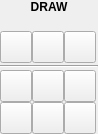
<?xml version="1.0" encoding="UTF-8"?>
<ui version="4.0">
 <class>DrawToolsWidget</class>
 <widget class="QWidget" name="DrawToolsWidget">
  <property name="geometry">
   <rect>
    <x>0</x>
    <y>0</y>
    <width>98</width>
    <height>134</height>
   </rect>
  </property>
  <property name="sizePolicy">
   <sizepolicy hsizetype="Fixed" vsizetype="Fixed">
    <horstretch>0</horstretch>
    <verstretch>0</verstretch>
   </sizepolicy>
  </property>
  <property name="windowTitle">
   <string>Form</string>
  </property>
  <layout class="QVBoxLayout" name="verticalLayout">
   <property name="spacing">
    <number>2</number>
   </property>
   <property name="leftMargin">
    <number>0</number>
   </property>
   <property name="topMargin">
    <number>0</number>
   </property>
   <property name="rightMargin">
    <number>0</number>
   </property>
   <property name="bottomMargin">
    <number>0</number>
   </property>
   <item>
    <widget class="QFrame" name="atom_frame">
     <layout class="QVBoxLayout" name="verticalLayout_2">
      <property name="spacing">
       <number>2</number>
      </property>
      <property name="leftMargin">
       <number>0</number>
      </property>
      <property name="topMargin">
       <number>0</number>
      </property>
      <property name="rightMargin">
       <number>0</number>
      </property>
      <property name="bottomMargin">
       <number>0</number>
      </property>
      <item>
       <widget class="QLabel" name="title_lbl">
        <property name="font">
         <font>
          <pointsize>9</pointsize>
          <bold>true</bold>
         </font>
        </property>
        <property name="text">
         <string>DRAW</string>
        </property>
        <property name="alignment">
         <set>Qt::AlignCenter</set>
        </property>
        <property name="margin">
         <number>3</number>
        </property>
       </widget>
      </item>
      <item>
       <widget class="schrodinger::sketcher::SetAtomWidget" name="set_atom_wdg" native="true"/>
      </item>
      <item>
       <layout class="QHBoxLayout" name="charge_layout">
        <property name="spacing">
         <number>0</number>
        </property>
        <item>
         <widget class="QToolButton" name="explicit_h_btn">
          <property name="maximumSize">
           <size>
            <width>32</width>
            <height>32</height>
           </size>
          </property>
          <property name="toolTip">
           <string>Add or remove explicit hydrogens</string>
          </property>
          <property name="text">
           <string/>
          </property>
          <property name="icon">
           <iconset resource="../sketcher.qrc">
            <normaloff>:/icons/atom_explicit_H.svg</normaloff>
            <disabledoff>:/icons/atom_explicit_H_dis.svg</disabledoff>:/icons/atom_explicit_H.svg</iconset>
          </property>
          <property name="iconSize">
           <size>
            <width>30</width>
            <height>32</height>
           </size>
          </property>
          <property name="checkable">
           <bool>true</bool>
          </property>
         </widget>
        </item>
        <item>
         <widget class="QToolButton" name="increase_charge_btn">
          <property name="maximumSize">
           <size>
            <width>32</width>
            <height>32</height>
           </size>
          </property>
          <property name="toolTip">
           <string>Increase Charge</string>
          </property>
          <property name="text">
           <string/>
          </property>
          <property name="icon">
           <iconset resource="../sketcher.qrc">
            <normaloff>:/icons/atom_charge_plus.svg</normaloff>
            <disabledoff>:/icons/atom_charge_plus_dis.svg</disabledoff>:/icons/atom_charge_plus.svg</iconset>
          </property>
          <property name="iconSize">
           <size>
            <width>30</width>
            <height>32</height>
           </size>
          </property>
          <property name="checkable">
           <bool>true</bool>
          </property>
          <attribute name="buttonGroup">
           <string notr="true">charge_group</string>
          </attribute>
         </widget>
        </item>
        <item>
         <widget class="QToolButton" name="decrease_charge_btn">
          <property name="maximumSize">
           <size>
            <width>32</width>
            <height>32</height>
           </size>
          </property>
          <property name="toolTip">
           <string>Decrease Charge</string>
          </property>
          <property name="text">
           <string/>
          </property>
          <property name="icon">
           <iconset resource="../sketcher.qrc">
            <normaloff>:/icons/atom_charge_minus.svg</normaloff>
            <disabledoff>:/icons/atom_charge_minus_dis.svg</disabledoff>:/icons/atom_charge_minus.svg</iconset>
          </property>
          <property name="iconSize">
           <size>
            <width>30</width>
            <height>32</height>
           </size>
          </property>
          <property name="checkable">
           <bool>true</bool>
          </property>
          <attribute name="buttonGroup">
           <string notr="true">charge_group</string>
          </attribute>
         </widget>
        </item>
       </layout>
      </item>
     </layout>
    </widget>
   </item>
   <item>
    <widget class="Line" name="line">
     <property name="orientation">
      <enum>Qt::Horizontal</enum>
     </property>
    </widget>
   </item>
   <item>
    <widget class="QFrame" name="bond_frame">
     <layout class="QGridLayout" name="gridLayout">
      <property name="leftMargin">
       <number>0</number>
      </property>
      <property name="topMargin">
       <number>0</number>
      </property>
      <property name="rightMargin">
       <number>0</number>
      </property>
      <property name="bottomMargin">
       <number>0</number>
      </property>
      <property name="spacing">
       <number>0</number>
      </property>
      <item row="1" column="1">
       <widget class="schrodinger::sketcher::ModularToolButton" name="bond_query_btn">
        <property name="maximumSize">
         <size>
          <width>32</width>
          <height>32</height>
         </size>
        </property>
        <property name="text">
         <string/>
        </property>
        <property name="iconSize">
         <size>
          <width>30</width>
          <height>32</height>
         </size>
        </property>
        <property name="checkable">
         <bool>true</bool>
        </property>
        <attribute name="buttonGroup">
         <string notr="true">bond_group</string>
        </attribute>
       </widget>
      </item>
      <item row="0" column="1">
       <widget class="schrodinger::sketcher::ModularToolButton" name="stereo_bond1_btn">
        <property name="maximumSize">
         <size>
          <width>32</width>
          <height>32</height>
         </size>
        </property>
        <property name="text">
         <string/>
        </property>
        <property name="iconSize">
         <size>
          <width>30</width>
          <height>32</height>
         </size>
        </property>
        <property name="checkable">
         <bool>true</bool>
        </property>
        <attribute name="buttonGroup">
         <string notr="true">bond_group</string>
        </attribute>
       </widget>
      </item>
      <item row="0" column="0">
       <widget class="QToolButton" name="single_bond_btn">
        <property name="maximumSize">
         <size>
          <width>32</width>
          <height>32</height>
         </size>
        </property>
        <property name="toolTip">
         <string>Single Bond</string>
        </property>
        <property name="text">
         <string/>
        </property>
        <property name="icon">
         <iconset resource="../sketcher.qrc">
          <normaloff>:/icons/bond_single.svg</normaloff>
          <disabledoff>:/icons/bond_single_dis.svg</disabledoff>:/icons/bond_single.svg</iconset>
        </property>
        <property name="iconSize">
         <size>
          <width>30</width>
          <height>32</height>
         </size>
        </property>
        <property name="checkable">
         <bool>true</bool>
        </property>
        <attribute name="buttonGroup">
         <string notr="true">bond_group</string>
        </attribute>
       </widget>
      </item>
      <item row="0" column="2">
       <widget class="schrodinger::sketcher::ModularToolButton" name="stereo_bond2_btn">
        <property name="maximumSize">
         <size>
          <width>32</width>
          <height>32</height>
         </size>
        </property>
        <property name="text">
         <string/>
        </property>
        <property name="iconSize">
         <size>
          <width>30</width>
          <height>32</height>
         </size>
        </property>
        <property name="checkable">
         <bool>true</bool>
        </property>
        <attribute name="buttonGroup">
         <string notr="true">bond_group</string>
        </attribute>
       </widget>
      </item>
      <item row="1" column="2">
       <widget class="QToolButton" name="atom_chain_btn">
        <property name="maximumSize">
         <size>
          <width>32</width>
          <height>32</height>
         </size>
        </property>
        <property name="toolTip">
         <string>Bond Chain - Drag on canvas to draw a chain of carbons</string>
        </property>
        <property name="text">
         <string/>
        </property>
        <property name="icon">
         <iconset resource="../sketcher.qrc">
          <normaloff>:/icons/bond_chain.svg</normaloff>
          <disabledoff>:/icons/bond_chain_dis.svg</disabledoff>:/icons/bond_chain.svg</iconset>
        </property>
        <property name="iconSize">
         <size>
          <width>30</width>
          <height>32</height>
         </size>
        </property>
        <property name="checkable">
         <bool>true</bool>
        </property>
        <attribute name="buttonGroup">
         <string notr="true">bond_group</string>
        </attribute>
       </widget>
      </item>
      <item row="1" column="0">
       <widget class="schrodinger::sketcher::ModularToolButton" name="bond_order_btn">
        <property name="maximumSize">
         <size>
          <width>32</width>
          <height>32</height>
         </size>
        </property>
        <property name="text">
         <string/>
        </property>
        <property name="iconSize">
         <size>
          <width>30</width>
          <height>32</height>
         </size>
        </property>
        <property name="checkable">
         <bool>true</bool>
        </property>
        <attribute name="buttonGroup">
         <string notr="true">bond_group</string>
        </attribute>
       </widget>
      </item>
     </layout>
    </widget>
   </item>
  </layout>
 </widget>
 <customwidgets>
  <customwidget>
   <class>schrodinger::sketcher::ModularToolButton</class>
   <extends>QToolButton</extends>
   <header>schrodinger/sketcher/widget/modular_tool_button.h</header>
  </customwidget>
  <customwidget>
   <class>schrodinger::sketcher::SetAtomWidget</class>
   <extends>QWidget</extends>
   <header>schrodinger/sketcher/widget/set_atom_widget.h</header>
   <container>1</container>
  </customwidget>
 </customwidgets>
 <resources>
  <include location="../sketcher.qrc"/>
 </resources>
 <connections/>
 <buttongroups>
  <buttongroup name="bond_group"/>
  <buttongroup name="charge_group"/>
 </buttongroups>
</ui>
